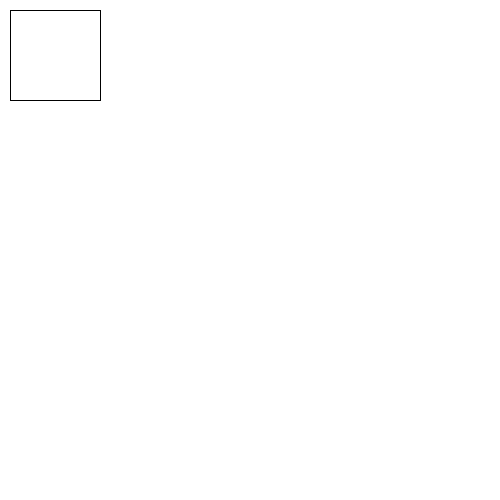
Frame 1 (no input)
Frame 60 (the mouse pressed at the canvas centre just before this capture): identical to frame 1, image omitted
Frame 120 (the mouse held since frame 60 and released just before this capture): identical to frame 1, image omitted

The Processing sketch that drew this single still picture (run headless with seeded random() and noise(); from frame 60 on, the mouse is pressed at the canvas centre):

// Processing sketch: testing
// ── testing.pde


void setup() {
  size(500,500);
  background(255,255,255);
  drawsq();
}

void draw(){
 
}

void drawsq(){
  line(10,10,100,10);
  line(100,10,100,100);
  line(100,100,10,100);
  line(10,100,10,10);
}
/*
void mmm(){
  for(int i = 0; i < 10; i++) {
    line(30,30,30,100);
  for(int j = 0; j < 5; j++){
      line(100,100,30,100);
    }
  for(int k = 0; k < 4; k++){
    line(100,5, 100,100);
    
  }
  for(int m = 0; m < 4; m++){
    line(105,20, 0.1,100);
  }
    
  }
  
}
*/
